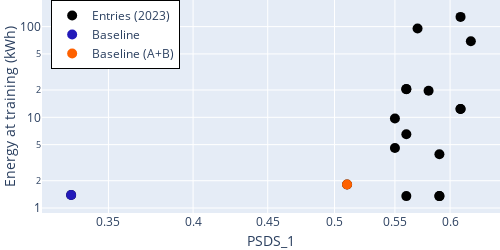

The code cell stored with this chart in its notebook:
### Markdown cell above
**PSDS_1 and energy at training** for top systems

### Code cell
# Define the variables for the scatter plot
x = 'psds1_eval_full'
y = 'energy_training_normalized'
x_axes_lab = 'PSDS_1'
y_axes_lab = 'Energy at training (kWh)'

# Create the scatter plot using the 'scatter_all' function and customize labels, legend, layout, and dimensions
fig = scatter_all(df_top, x, y, x_axes_lab, y_axes_lab, code, add_base=True, show=False)
fig.update_layout(
    legend=dict(
        x=0.02,             # Adjust the x-coordinate to position the legend horizontally
        y=1,                # Adjust the y-coordinate to position the legend vertically
        bordercolor="black",# Set the border color (you can use any valid color)
        borderwidth=1,      # Set the border width
    )
)
fig.update_layout(
    xaxis=dict(
        title_standoff=10,  # Remove spacing between label and axis
    ),
    yaxis=dict(
        title_standoff=10,  # Remove spacing between label and axis
    ),
    width=width,            # Adjust the width as needed
    height=height,          # Adjust the height as needed
    margin=dict(l=0, r=0, t=0, b=0.5),
)

# Display the generated figure
fig.show()

# Define the file name for saving the figure as an image
file_name = os.path.join(fig_dir, 'psds1_tr.png')

# Save the figure to the specified file with the specified format and scale
pio.write_image(fig, file_name, format=file_format, scale=3)

### Figure 1 — Plotly figure (JSON) as saved in the notebook; plotly's stock layout.template omitted (floating-point values rounded to 4 significant figures)
{"data": [{"marker": {"color": "black", "size": 10}, "mode": "markers", "name": "Entries (2023)", "text": ["Zhang_IOA_task4", "Kim_GIST-HanwhaVision_task4a", "Zhang_IOA_task4", "Kim_GIST-HanwhaVision_task4a", "Chen_CHT_task4", "Kim_GIST-HanwhaVision_task4a", "Chen_CHT_task4", "Liu_SRCN_task4a", "Wenxin_TJU_task4a", "Liu_SRCN_task4a", "Zhang_IOA_task4", "Li_USTC_task4a", "Chen_CHT_task4", "Xiao_FMSG_task4a", "Xiao_FMSG_task4a", "Baseline_task4a_1", "Baseline_task4a_2"], "type": "scatter", "x": [0.62, 0.61, 0.61, 0.61, 0.59, 0.59, 0.59, 0.58, 0.57, 0.56, 0.56, 0.56, 0.56, 0.55, 0.55, 0.33, 0.51], "xaxis": "x", "y": [69.12, 12.33, 128, 12.33, 1.354, 3.912, 1.354, 19.61, 95.28, 20.46, 20.48, 6.496, 1.354, 4.587, 9.707, 1.39, 1.821], "yaxis": "y"}, {"marker": {"color": "#231AB9", "size": 10}, "mode": "markers", "name": "Baseline", "text": "Baseline", "type": "scatter", "x": [0.33], "xaxis": "x", "y": [1.39], "yaxis": "y"}, {"marker": {"color": "#FE6100", "size": 10}, "mode": "markers", "name": "Baseline (A+B)", "text": "Baseline (A+B)", "type": "scatter", "x": [0.51], "xaxis": "x", "y": [1.821], "yaxis": "y"}], "layout": {"height": 250, "legend": {"bordercolor": "black", "borderwidth": 1, "x": 0.02, "y": 1}, "margin": {"b": 0.5, "l": 0, "r": 0, "t": 0}, "showlegend": true, "title": {"x": 0.23}, "width": 500, "xaxis": {"anchor": "y", "autorange": true, "domain": [0, 1], "range": [-0.5015, -0.1876], "title": {"standoff": 10, "text": "PSDS_1"}, "type": "log"}, "yaxis": {"anchor": "x", "autorange": true, "domain": [0, 1], "range": [-0.05393, 2.293], "title": {"standoff": 10, "text": "Energy at training (kWh)"}, "type": "log"}}}
